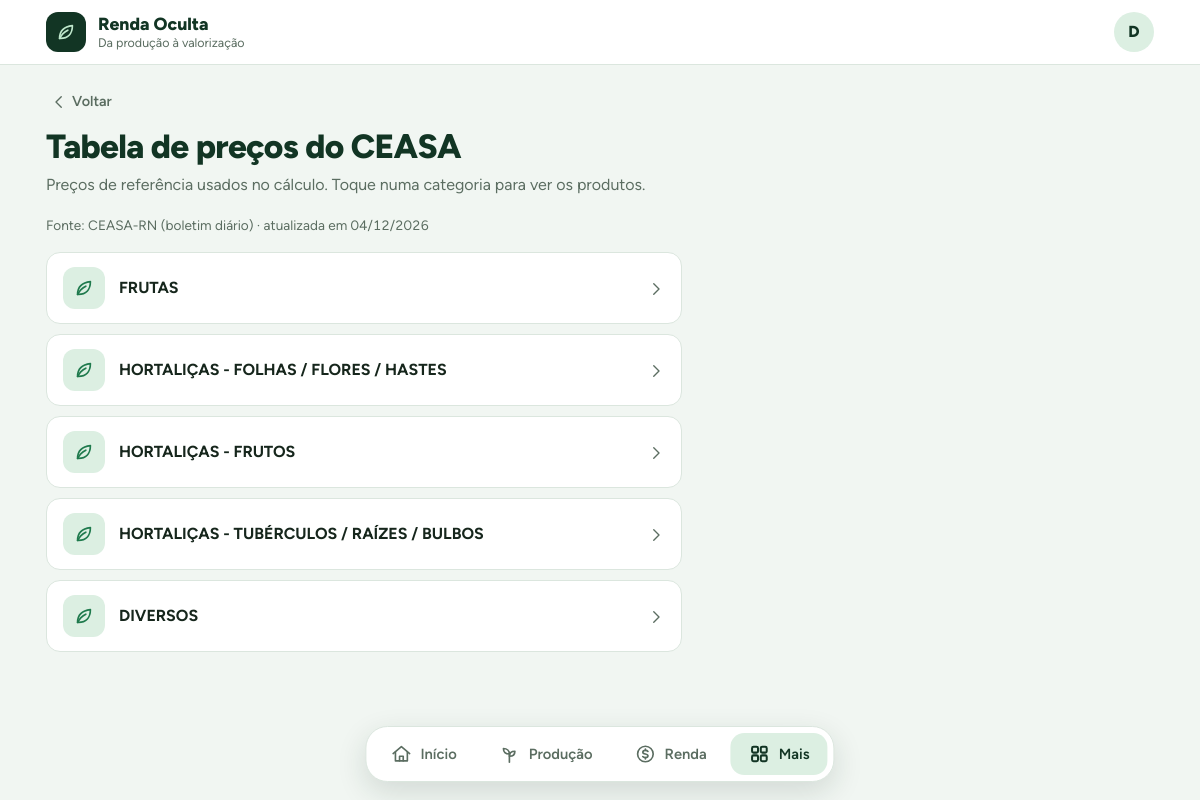
The app's page /tabela (signed in) with its own data.
### renda/models.py (models this page shows, shortened)
class User(db.Model):
    __tablename__ = "usuarios"
    id = db.Column(db.Integer, primary_key=True)
    login = db.Column(db.String(120), unique=True, nullable=False, index=True)
    tipo_login = db.Column(db.String(10), nullable=False)
    senha_hash = db.Column(db.String(255), nullable=False)
    nome = db.Column(db.String(100), nullable=False)
    comunidade = db.Column(db.String(100))
    municipio = db.Column(db.String(100))
    papel = db.Column(db.String(20), nullable=False, default="agricultor")
    lembrete_ativo = db.Column(db.Boolean, nullable=False, default=False)
    lembrete_dia = db.Column(db.Integer, nullable=False, default=5)
    consentimento_em = db.Column(db.DateTime)
    criado_em = db.Column(db.DateTime, nullable=False, default=datetime.now)

class Tabela_Preco(db.Model):
    __tablename__ = "tabela_de_precos"
    id = db.Column(db.Integer, primary_key=True)
    nome = db.Column(db.String(100), nullable=False)
    categoria = db.Column(db.String(60), nullable=False)
    unidade = db.Column(db.String(50), nullable=False)
    preco_min = db.Column(db.Float)
    preco_medio = db.Column(db.Float)
    preco_max = db.Column(db.Float)
    preco_kg = db.Column(db.Float, nullable=False)
    medida = db.Column(db.String(10), nullable=False, default="kg")
    rotulo = db.Column(db.String(20), nullable=False, default="kg")
    preco_unitario = db.Column(db.Float, nullable=False)

### renda/routes/tabelas.py (the view)
@bp.route("/tabela")
def tabela():
    categorias = []
    for (categoria,) in db.session.query(
        Tabela_Preco.categoria
    ).order_by(Tabela_Preco.id):
        if categoria not in categorias:
            categorias.append(categoria)
    return render_template(
        "tabela.html",
        ativo="mais",
        categorias=categorias,
        fonte=current_app.config["FONTE_PRECOS"],
        atualizado=_data_atualizacao()
    )

### renda/routes/tabelas.py (called while the page is built)
def _data_atualizacao():
    caminho = current_app.config["JSON_PRECOS"]
    if not caminho.exists():
        return ""
    return datetime.fromtimestamp(caminho.stat().st_mtime).strftime("%d/%m/%Y")

### renda/security.py (called while the page is built)
def token_csrf():
    if "csrf" not in session:
        session["csrf"] = secrets.token_urlsafe(32)
    return session["csrf"]

def instalar(app):
    app.jinja_env.globals["csrf_token"] = token_csrf
    @app.before_request
    def guarda():
        g.user = db.session.get(User, session["uid"]) if "uid" in session else None
        if request.method in ("POST", "PUT", "PATCH", "DELETE"):
            enviado = request.form.get("csrf_token") or request.headers.get("X-CSRF-Token") or ""
            if not secrets.compare_digest(enviado, session.get("csrf", "")):
                abort(400, "Sessão expirada. Volte, recarregue a página e tente de novo.")
        if request.endpoint is None or request.endpoint in PUBLICAS:
            return
        if g.user is None:
            return redirect(url_for("auth.entrar", next=request.full_path.rstrip("?")))

### templates/tabela.html (shortened to what this page needs)
{% extends "base.html" %}
{% from "_icones.html" import icone %}
{% block content %}
    <a class="voltar" href="{{ url_for('main.mais') }}">{{ icone("voltar", 18) }} Voltar</a>
    <div class="pagina-cab">
        <h1>Tabela de preços do CEASA</h1>
        <p>
            Preços de referência usados no cálculo. Toque numa categoria para
            ver os produtos.
        </p>
    </div>
    <p class="muda pequeno">Fonte: {{ fonte }}{% if atualizado %} · atualizada em {{ atualizado }}{% endif %}</p>
    <div class="row">
        <div class="col-lg-7">
            {% for categoria in categorias %}
                <a class="menu-item" href="{{ url_for('tabelas.tabela_categoria', categoria=categoria) }}">
                    <span class="icone">{{ icone("folha") }}</span>
                    <span>{{ categoria }}</span>
                    <span class="seta">{{ icone("seta", 18) }}</span>
                </a>
            {% endfor %}
        </div>
    </div>
{% endblock %}

### templates/base.html (shortened to what this page needs)
{% from "_icones.html" import icone %}
<!DOCTYPE html>
<html lang="pt-br">
<head>
    <link rel="stylesheet" href="{{ url_for('static', filename='vendor/bootstrap.min.css') }}">
    <link rel="stylesheet" href="{{ url_for('static', filename='style.css') }}">
</head>
<body>
<header class="topo">
    <div class="container px-3 d-flex align-items-center justify-content-between">
        <a class="marca" href="{{ url_for('main.home') }}">
            <span class="marca-logo">{{ icone("folha", 22) }}</span>
            <span>
                Renda Oculta
                <small>Da produção à valorização</small>
            </span>
        </a>
        {% if g.user %}
            <a class="avatar" href="{{ url_for('perfil.ver') }}" aria-label="Perfil de {{ g.user.nome }}">{{ g.user.nome[:1]|upper }}</a>
        {% endif %}
    </div>
</header>
<main class="container px-3 pagina">
    {% block content %}{% endblock %}
</main>
{% if g.user %}
<nav class="dock" aria-label="Navegação principal">
    <div class="dock-lista">
        <a href="{{ url_for('main.home') }}" class="{{ 'on' if ativo == 'home' else '' }}">
            {{ icone("home") }} Início
        </a>
        <a href="{{ url_for('producao.listar') }}" class="{{ 'on' if ativo == 'producao' else '' }}">
            {{ icone("producao") }} Produção
        </a>
        <a href="{{ url_for('main.renda') }}" class="{{ 'on' if ativo == 'renda' else '' }}">
            {{ icone("renda") }} Renda
        </a>
        <a href="{{ url_for('main.mais') }}" class="{{ 'on' if ativo == 'mais' else '' }}">
            {{ icone("mais") }} Mais
        </a>
    </div>
</nav>
{% endif %}
</body>
</html>

### templates/_icones.html
{% macro icone(nome, tam=22) -%}
<svg class="ico" width="{{ tam }}" height="{{ tam }}" viewBox="0 0 24 24" fill="none" stroke="currentColor" stroke-width="1.8" stroke-linecap="round" stroke-linejoin="round" aria-hidden="true">
{%- if nome == "home" %}<path d="M3 11.5 12 4l9 7.5"/><path d="M5.5 10v9.5h13V10"/><path d="M10 19.5v-5h4v5"/>
{%- elif nome == "producao" %}<path d="M12 21v-9"/><path d="M12 12c0-3.5-2.5-6-6.5-6 0 3.8 2.5 6 6.5 6Z"/><path d="M12 14.5c0-3 2-5.5 6-5.5 0 3.5-2.2 5.5-6 5.5Z"/>
{%- elif nome == "renda" %}<circle cx="12" cy="12" r="8.5"/><path d="M14.8 9.2c-.6-.8-1.6-1.2-2.8-1.2-1.6 0-2.8.8-2.8 2s1.1 1.7 2.8 2c1.7.3 2.8.8 2.8 2s-1.2 2-2.8 2c-1.2 0-2.3-.4-2.9-1.2"/><path d="M12 6.5V8m0 8v1.5"/>
{%- elif nome == "mais" %}<rect x="4" y="4" width="6.5" height="6.5" rx="1.6"/><rect x="13.5" y="4" width="6.5" height="6.5" rx="1.6"/><rect x="4" y="13.5" width="6.5" height="6.5" rx="1.6"/><rect x="13.5" y="13.5" width="6.5" height="6.5" rx="1.6"/>
{%- elif nome == "grafico" %}<path d="M4 20V4"/><path d="M4 20h16"/><path d="M8 15l3.5-4 3 2.5L19 7"/>
{%- elif nome == "tabela" %}<rect x="3.5" y="4.5" width="17" height="15" rx="2"/><path d="M3.5 10h17M9.5 10v9.5"/>
{%- elif nome == "info" %}<circle cx="12" cy="12" r="8.5"/><path d="M12 11v5.5M12 7.8v.2"/>
{%- elif nome == "busca" %}<circle cx="11" cy="11" r="6.5"/><path d="m16 16 4 4"/>
{%- elif nome == "mais-sinal" %}<path d="M12 5v14M5 12h14"/>
{%- elif nome == "voltar" %}<path d="M15 5l-7 7 7 7"/>
{%- elif nome == "seta" %}<path d="M9 5l7 7-7 7"/>
{%- elif nome == "lixo" %}<path d="M5 7h14M10 7V4.5h4V7M7 7l1 12.5h8L17 7"/>
{%- elif nome == "reiniciar" %}<path d="M20 12a8 8 0 1 1-2.5-5.8"/><path d="M20 4v4.5h-4.5"/>
{%- elif nome == "folha" %}<path d="M5 19c0-8 5-13 14-14 0 9-5 14-13 14"/><path d="M5 19c2-4 5-7 9-9"/>
{%- endif -%}
</svg>
{%- endmacro %}

### static/style.css (style rules this page uses)
:root { --floresta: #123524; --folha: #1f7a4d; --folha-esc: #176239; --broto: #dcefe2; --nevoa: #f1f6f2; --papel: #ffffff; --tinta: #16261c; --muda: #5b6d61; --linha: #dbe6de; --erro: #b3392b; --cor-venda: #1f7a4d; --cor-autoconsumo: #a8793b; --cor-trocas: #e3a73a; --cor-doacoes: #86c39a; --raio: 16px; --dock-h: 72px; --bs-body-font-family: Figtree, "Segoe UI", Arial, sans-serif; --bs-body-color: var(--tinta); --bs-body-bg: var(--nevoa); --bs-border-color: var(--linha); --bs-link-color: var(--folha); --bs-link-hover-color: var(--folha-esc); --bs-link-color-rgb: 31, 122, 77; --bs-link-hover-color-rgb: 23, 98, 57; }
body { font-variant-numeric: tabular-nums; -webkit-font-smoothing: antialiased; padding-bottom: calc(var(--dock-h) + 28px + env(safe-area-inset-bottom)); }
h1, .h1 { font-size: clamp(1.55rem, 4vw, 2.1rem); font-weight: 800; color: var(--floresta); letter-spacing: -.02em; line-height: 1.15; }
.muda { color: var(--muda); }
.pequeno { font-size: .85rem; }
.topo { background: var(--papel); border-bottom: 1px solid var(--linha); }
.marca { display: flex; align-items: center; gap: 12px; padding: 12px 0; text-decoration: none; color: var(--floresta); font-weight: 800; font-size: 1.1rem; line-height: 1.1; }
.marca small { display: block; font-weight: 400; font-size: .78rem; color: var(--muda); margin-top: 2px; }
.marca-logo { width: 40px; height: 40px; flex: none; display: grid; place-items: center; border-radius: 12px; background: var(--floresta); color: #bfe8cc; }
.pagina { padding-top: 22px; }
.pagina-cab { margin-bottom: 18px; }
.pagina-cab p { margin: 6px 0 0; color: var(--muda); max-width: 60ch; }
.voltar { display: inline-flex; align-items: center; gap: 4px; margin-bottom: 10px; padding: 4px 10px 4px 4px; color: var(--muda); font-weight: 600; font-size: .9rem; text-decoration: none; border-radius: 999px; }
.dock { position: fixed; left: 0; right: 0; bottom: 0; z-index: 1030; background: var(--papel); border-top: 1px solid var(--linha); padding-bottom: env(safe-area-inset-bottom); }
.dock-lista { display: flex; justify-content: space-around; max-width: 520px; margin: 0 auto; padding: 6px 8px; }
.dock a { flex: 1; display: flex; flex-direction: column; align-items: center; gap: 2px; padding: 7px 4px; border-radius: 14px; color: var(--muda); font-size: .74rem; font-weight: 600; text-decoration: none; transition: background .15s, color .15s; }
.dock a.on { color: var(--floresta); background: var(--broto); }
.dock a.on svg { stroke-width: 2.2; }
@media (min-width: 992px) { .dock { left: 50%; right: auto; bottom: 18px; transform: translateX(-50%); border: 1px solid var(--linha); border-radius: 22px; box-shadow: 0 10px 30px rgba(18, 53, 36, .14); padding-bottom: 0; } }
@media (min-width: 992px) { .dock-lista { gap: 6px; padding: 6px; } }
@media (min-width: 992px) { .dock a { flex-direction: row; gap: 8px; padding: 10px 18px; font-size: .92rem; } }
.menu-item { display: flex; align-items: center; gap: 14px; padding: 14px 16px; margin-bottom: 10px; background: var(--papel); border: 1px solid var(--linha); border-radius: 14px; color: var(--tinta); font-weight: 700; text-decoration: none; transition: border-color .15s, background .15s; }
.menu-item .icone { width: 42px; height: 42px; flex: none; display: grid; place-items: center; border-radius: 12px; background: var(--broto); color: var(--folha); }
.menu-item .seta { margin-left: auto; color: var(--muda); }
.avatar { width: 40px; height: 40px; border-radius: 50%; flex: none; display: grid; place-items: center; background: var(--broto); color: var(--floresta); font-weight: 800; text-decoration: none; }

### records on screen
User: user "D"
Tabela_Preco: {{ tam }} 22 (drawn), categoria "FRUTAS"
Tabela_Preco: {{ tam }} 22 (drawn), categoria "HORTALIÇAS - FOLHAS / FLORES / HASTES"
Tabela_Preco: {{ tam }} 22 (drawn), categoria "HORTALIÇAS - FRUTOS"
Tabela_Preco: {{ tam }} 22 (drawn), categoria "HORTALIÇAS - TUBÉRCULOS / RAÍZES / BULBOS"
Tabela_Preco: {{ tam }} 22 (drawn), categoria "DIVERSOS"

### other values on screen
{{ fonte }} "CEASA-RN (boletim diário)"
{{ atualizado }} "04/12/2026"
